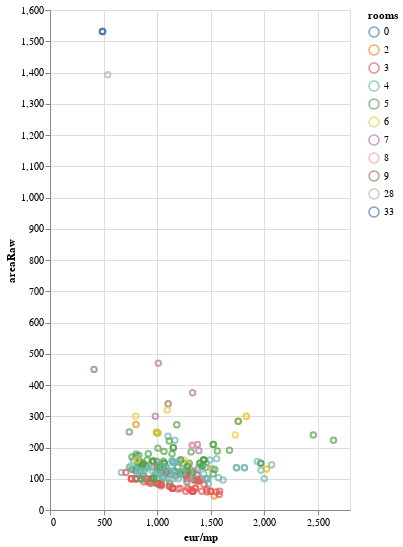

The notebook cell saved with this chart:
### Code cell
chart5 = alt.Chart(source).mark_point().encode(
    x='eur/mp:Q',
    y='areaRaw:Q',
    color='rooms:N',
    tooltip = [ alt.Tooltip(field = 'price', title = 'Pret', type = 'quantitative'),
                alt.Tooltip(field ='eur/mp', title = 'Eur/mp', type = 'quantitative'),
                alt.Tooltip(field ='rooms', title = 'Nr_camere', type = 'quantitative'),
                alt.Tooltip(field ='areaRaw', title = 'Suprafata', type = 'quantitative'),
                alt.Tooltip(field = 'location', title = 'Locatie', type = 'nominal')]
).properties(
    width  = 300,
    height = 500
).interactive()


chart5

### Figure 1 — Vega-Lite specification as saved in the notebook (floating-point values rounded to 4 significant figures; data arrays with more than 128 entries replaced by an {"elided": "..."} marker saying what was removed)
{"$schema": "https://vega.github.io/schema/vega-lite/v4.17.0.json", "config": {"view": {"continuousHeight": 300, "continuousWidth": 400}}, "data": {"name": "data-3f4460ae272c1c86bff9579c6354af59"}, "datasets": {"data-3f4460ae272c1c86bff9579c6354af59": {"elided": "296 records"}}, "encoding": {"color": {"field": "rooms", "type": "nominal"}, "tooltip": [{"field": "price", "title": "Pret", "type": "quantitative"}, {"field": "eur/mp", "title": "Eur/mp", "type": "quantitative"}, {"field": "rooms", "title": "Nr_camere", "type": "quantitative"}, {"field": "areaRaw", "title": "Suprafata", "type": "quantitative"}, {"field": "location", "title": "Locatie", "type": "nominal"}], "x": {"field": "eur/mp", "type": "quantitative"}, "y": {"field": "areaRaw", "type": "quantitative"}}, "height": 500, "mark": "point", "selection": {"selector031": {"bind": "scales", "encodings": ["x", "y"], "type": "interval"}}, "width": 300}
